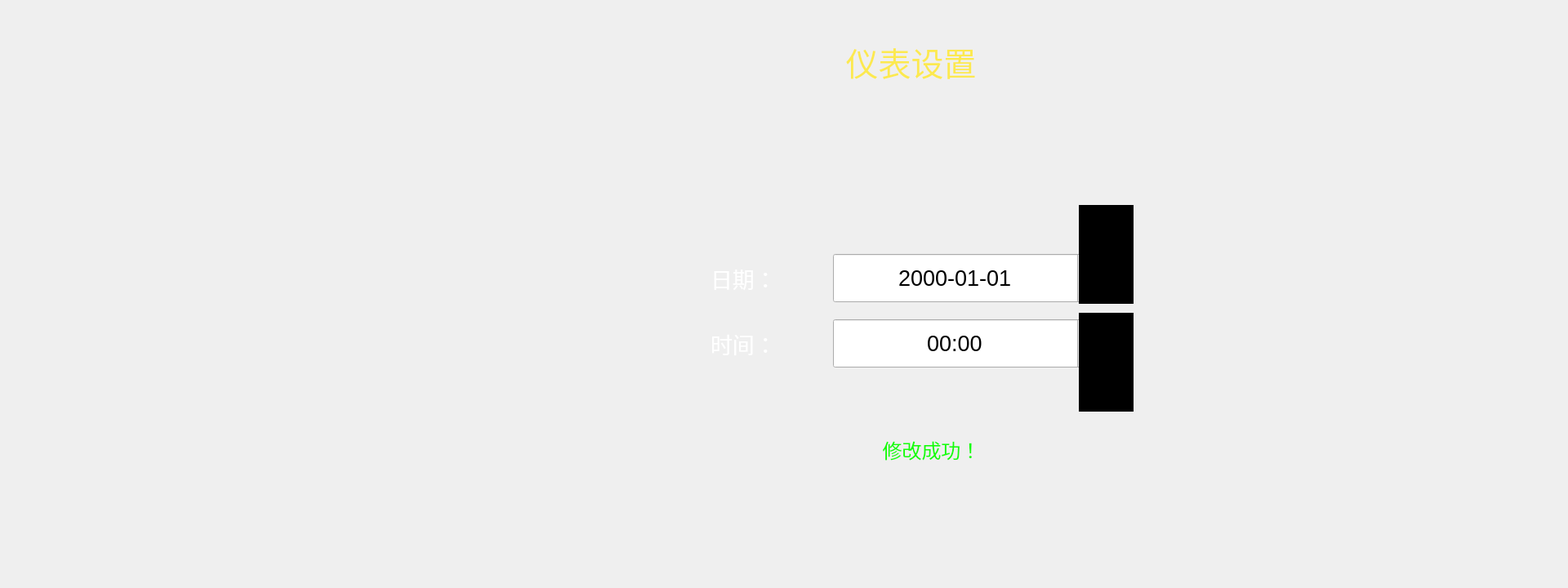
<?xml version="1.0" encoding="UTF-8"?>
<ui version="4.0">
 <class>FORM_TimeDateSetting</class>
 <widget class="QWidget" name="FORM_TimeDateSetting">
  <property name="geometry">
   <rect>
    <x>0</x>
    <y>0</y>
    <width>1920</width>
    <height>720</height>
   </rect>
  </property>
  <property name="windowTitle">
   <string>Form</string>
  </property>
  <property name="styleSheet">
   <string notr="true">/*background-image: url(:/pic_de260/bg_01.png);*/</string>
  </property>
  <widget class="QLabel" name="label_2">
   <property name="geometry">
    <rect>
     <x>930</x>
     <y>50</y>
     <width>371</width>
     <height>51</height>
    </rect>
   </property>
   <property name="font">
    <font>
     <family>TakaoPGothic</family>
     <pointsize>30</pointsize>
     <weight>50</weight>
     <italic>false</italic>
     <bold>false</bold>
    </font>
   </property>
   <property name="styleSheet">
    <string notr="true">color: rgb(252, 233, 79);
font: 30pt &quot;TakaoPGothic&quot;;</string>
   </property>
   <property name="text">
    <string>仪表设置</string>
   </property>
   <property name="alignment">
    <set>Qt::AlignCenter</set>
   </property>
  </widget>
  <widget class="QLabel" name="menu_2">
   <property name="geometry">
    <rect>
     <x>870</x>
     <y>320</y>
     <width>143</width>
     <height>41</height>
    </rect>
   </property>
   <property name="font">
    <font>
     <family>WenQuanYi Zen Hei</family>
     <pointsize>20</pointsize>
     <weight>50</weight>
     <italic>false</italic>
     <bold>false</bold>
    </font>
   </property>
   <property name="styleSheet">
    <string notr="true">color: rgb(255, 255, 255);
font: 20pt &quot;WenQuanYi Zen Hei&quot;;</string>
   </property>
   <property name="text">
    <string>日期：</string>
   </property>
   <property name="alignment">
    <set>Qt::AlignLeading|Qt::AlignLeft|Qt::AlignVCenter</set>
   </property>
  </widget>
  <widget class="QDateTimeEdit" name="dateTimeEdit">
   <property name="geometry">
    <rect>
     <x>1020</x>
     <y>310</y>
     <width>314</width>
     <height>61</height>
    </rect>
   </property>
   <property name="font">
    <font>
     <pointsize>20</pointsize>
    </font>
   </property>
   <property name="focusPolicy">
    <enum>Qt::NoFocus</enum>
   </property>
   <property name="alignment">
    <set>Qt::AlignCenter</set>
   </property>
   <property name="currentSection">
    <enum>QDateTimeEdit::YearSection</enum>
   </property>
   <property name="displayFormat">
    <string>yyyy-MM-dd</string>
   </property>
   <property name="currentSectionIndex">
    <number>0</number>
   </property>
  </widget>
  <widget class="QLabel" name="res">
   <property name="geometry">
    <rect>
     <x>1040</x>
     <y>530</y>
     <width>201</width>
     <height>41</height>
    </rect>
   </property>
   <property name="font">
    <font>
     <pointsize>18</pointsize>
    </font>
   </property>
   <property name="styleSheet">
    <string notr="true">color: rgb(21, 252, 7);</string>
   </property>
   <property name="text">
    <string>修改成功！</string>
   </property>
   <property name="alignment">
    <set>Qt::AlignCenter</set>
   </property>
  </widget>
  <widget class="QLabel" name="label_3">
   <property name="geometry">
    <rect>
     <x>1290</x>
     <y>50</y>
     <width>81</width>
     <height>51</height>
    </rect>
   </property>
   <property name="font">
    <font>
     <family>TakaoPGothic</family>
     <pointsize>30</pointsize>
     <weight>50</weight>
     <italic>false</italic>
     <bold>false</bold>
    </font>
   </property>
   <property name="styleSheet">
    <string notr="true"/>
   </property>
   <property name="text">
    <string/>
   </property>
   <property name="pixmap">
    <pixmap resource="resources.qrc">:/ico_260/916.png</pixmap>
   </property>
   <property name="scaledContents">
    <bool>false</bool>
   </property>
   <property name="alignment">
    <set>Qt::AlignCenter</set>
   </property>
  </widget>
  <widget class="QLabel" name="menu_3">
   <property name="geometry">
    <rect>
     <x>870</x>
     <y>400</y>
     <width>143</width>
     <height>41</height>
    </rect>
   </property>
   <property name="font">
    <font>
     <family>WenQuanYi Zen Hei</family>
     <pointsize>20</pointsize>
     <weight>50</weight>
     <italic>false</italic>
     <bold>false</bold>
    </font>
   </property>
   <property name="styleSheet">
    <string notr="true">color: rgb(255, 255, 255);
font: 20pt &quot;WenQuanYi Zen Hei&quot;;</string>
   </property>
   <property name="text">
    <string>时间：</string>
   </property>
   <property name="alignment">
    <set>Qt::AlignLeading|Qt::AlignLeft|Qt::AlignVCenter</set>
   </property>
  </widget>
  <widget class="QDateTimeEdit" name="dateTimeEdit_2">
   <property name="geometry">
    <rect>
     <x>1020</x>
     <y>390</y>
     <width>314</width>
     <height>61</height>
    </rect>
   </property>
   <property name="font">
    <font>
     <pointsize>20</pointsize>
    </font>
   </property>
   <property name="focusPolicy">
    <enum>Qt::NoFocus</enum>
   </property>
   <property name="alignment">
    <set>Qt::AlignCenter</set>
   </property>
   <property name="currentSection">
    <enum>QDateTimeEdit::HourSection</enum>
   </property>
   <property name="displayFormat">
    <string>HH:mm</string>
   </property>
   <property name="currentSectionIndex">
    <number>0</number>
   </property>
  </widget>
  <widget class="QLabel" name="label">
   <property name="geometry">
    <rect>
     <x>1321</x>
     <y>251</y>
     <width>67</width>
     <height>121</height>
    </rect>
   </property>
   <property name="styleSheet">
    <string notr="true">background-color: rgb(0, 0, 0);</string>
   </property>
   <property name="text">
    <string/>
   </property>
  </widget>
  <widget class="QLabel" name="label_4">
   <property name="geometry">
    <rect>
     <x>1321</x>
     <y>383</y>
     <width>67</width>
     <height>121</height>
    </rect>
   </property>
   <property name="styleSheet">
    <string notr="true">background-color: rgb(0, 0, 0);</string>
   </property>
   <property name="text">
    <string/>
   </property>
  </widget>
 </widget>
 <resources>
  <include location="resources.qrc"/>
 </resources>
 <connections/>
</ui>
